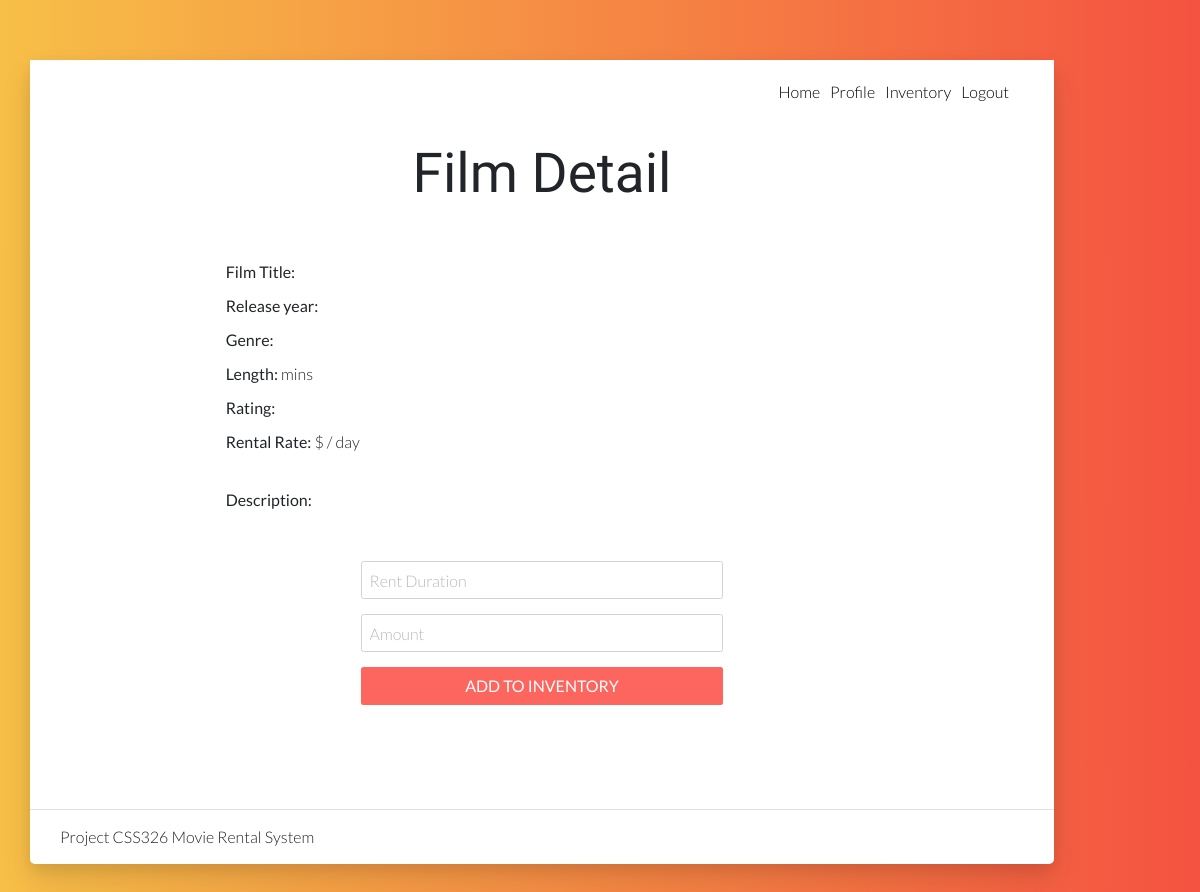
The app's page /film.php?title=title1, older data.
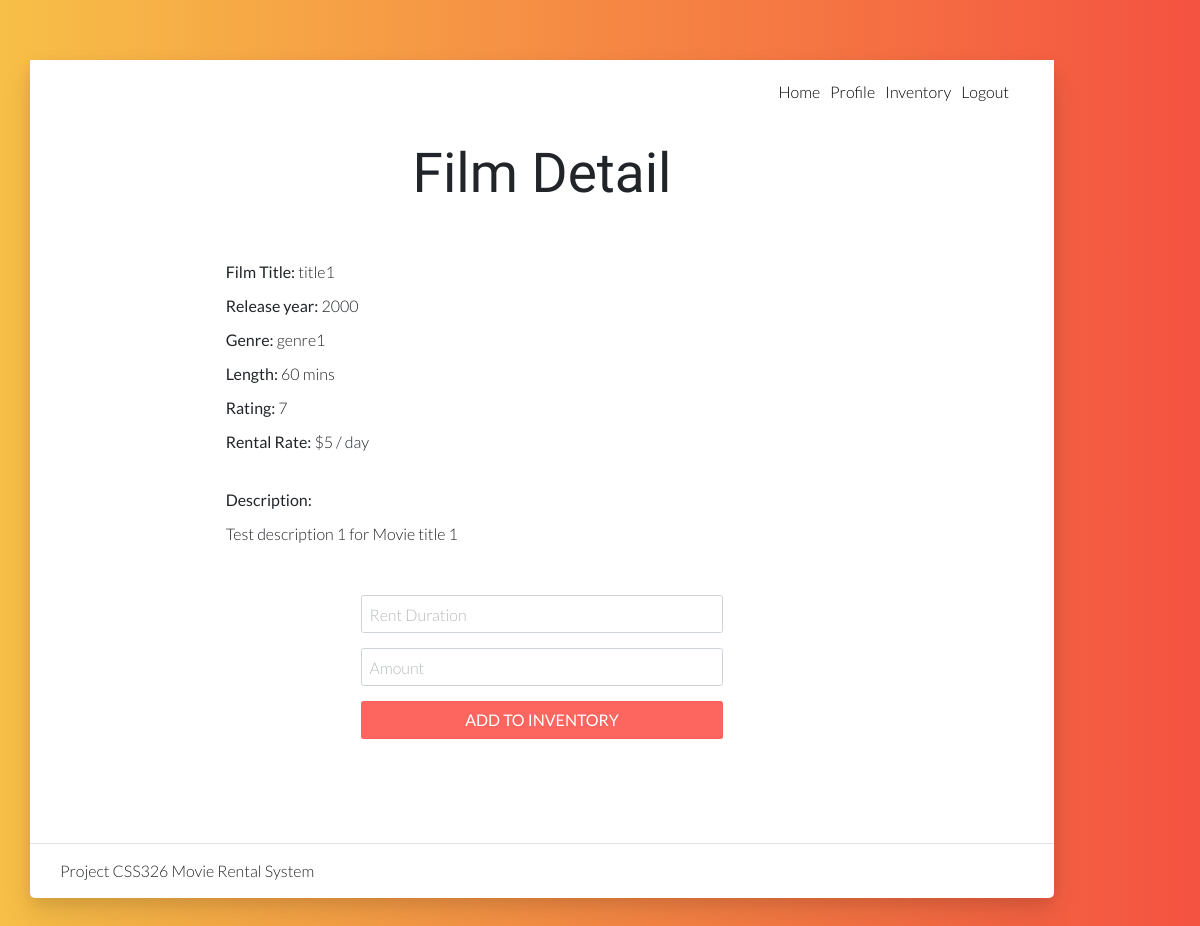
The same page, newer data.
### tables this page shows
CREATE TABLE `film_genre` (
  `genre_id` int(10) NOT NULL,
  `film_id` int(10) NOT NULL,
  `genre_name` varchar(25) NOT NULL
);

CREATE TABLE `film` (
  `film_id` int(10) NOT NULL,
  `inventory_id` int(10) NOT NULL,
  `title` varchar(25) NOT NULL,
  `release_year` int(4) NOT NULL,
  `rental_duration` int(10) NOT NULL,
  `rental_rate` int(4) NOT NULL,
  `length` int(3) NOT NULL,
  `rating` int(1) NOT NULL,
  `replacement_cost` int(4) NOT NULL,
  `detail` varchar(255) NOT NULL
);

### film.php (the view, shortened to what the changed rows need)
<?php require_once('connect.php');
if (isset($_GET['title'])) {
    $title = $_GET['title'];
} else {
    echo "Can not see title";
}
?>
<!DOCTYPE html>
<html lang="en">
<head>
    <link rel="stylesheet" href="vendor/bootstrap/bootstrap.min.css">
    <link rel="stylesheet" href="vendor/select2/select2.min.css">
    <link rel="stylesheet" href="vendor/owlcarousel/owl.carousel.min.css">
    <link rel="stylesheet" href="vendor/lightcase/lightcase.css">
    <link rel="stylesheet" href="css/style.min.css">
    <link rel="stylesheet" href="https://cdn.linearicons.com/free/1.0.0/icon-font.min.css">
    <link href="https://file.myfontastic.com/7vRKgqrN3iFEnLHuqYhYuL/icons.css" rel="stylesheet">
</head>
<body data-spy="scroll" data-target="#navbar-nav-header" class="static-layout">
    <div class="boxed-page">
        <section id="gtco-contact-form" class="bg-white">
            <div class="container">
                <div class="section-content">
                    <div class="title-wrap">
                        <h1 class="display-2 mb-4">Film Detail</h1><br>
                    </div>
                    <form method="post" action="filmbackend.php">
                        <div class="row">
                            <div class="col-md-8 offset-md-2 mt-4">
                                <?php
                                $select = mysqli_query($mysqli, "SELECT * FROM film, film_genre WHERE film.title='$title' AND film.film_id=film_genre.film_id") or die('query faied');
                                if (mysqli_num_rows($select) > 0) {
                                    $fetch = mysqli_fetch_assoc($select);
                                }
                                ?>
                                <p><strong>Film Title: </strong><?php echo $fetch['title'] ?></p>
                                <p><strong>Release year: </strong><?php echo $fetch['release_year'] ?></p>
                                <p><strong>Genre: </strong><?php echo $fetch['genre_name'] ?></p>
                                <p><strong>Length: </strong><?php echo $fetch['length'] ?> mins</p>
                                <p><strong>Rating: </strong><?php echo $fetch['rating'] ?></p>
                                <p><strong>Rental Rate: </strong>$<?php echo $fetch['rental_rate'] ?> / day</p>
                                <br>
                                <p><strong>Description:</strong></p>
                                <?php echo "<p>".$fetch['detail']."</p>" ?>
                                <br>
                                <?php if (!isset($admin_id)) : ?>
                                    <div class="col-md-8 offset-md-2 contact-form-holder mt-4">
                                        <div class="col-md-12 form-input">
                                        </div>
                                        <div class="col-md-12 form-input">
                                        </div>
                                        <div class="col-md-12 form-btn text-center">
                                        </div>
                                    </div>
                                <?php endif ?>
                                <br>
                            </div>
                        </div>
                    </form>
                </div>
            </div>
        </section>
    </div>
</body>
</html>

Row changes from the older to the newer data that the page shows:
added film_genre: film.title "title1", film.release_year "2000", genre_name "genre1", film.length "60", film.rating "7", film.rental_rate "5", film.detail "Test description 1 for Movie title 1"
